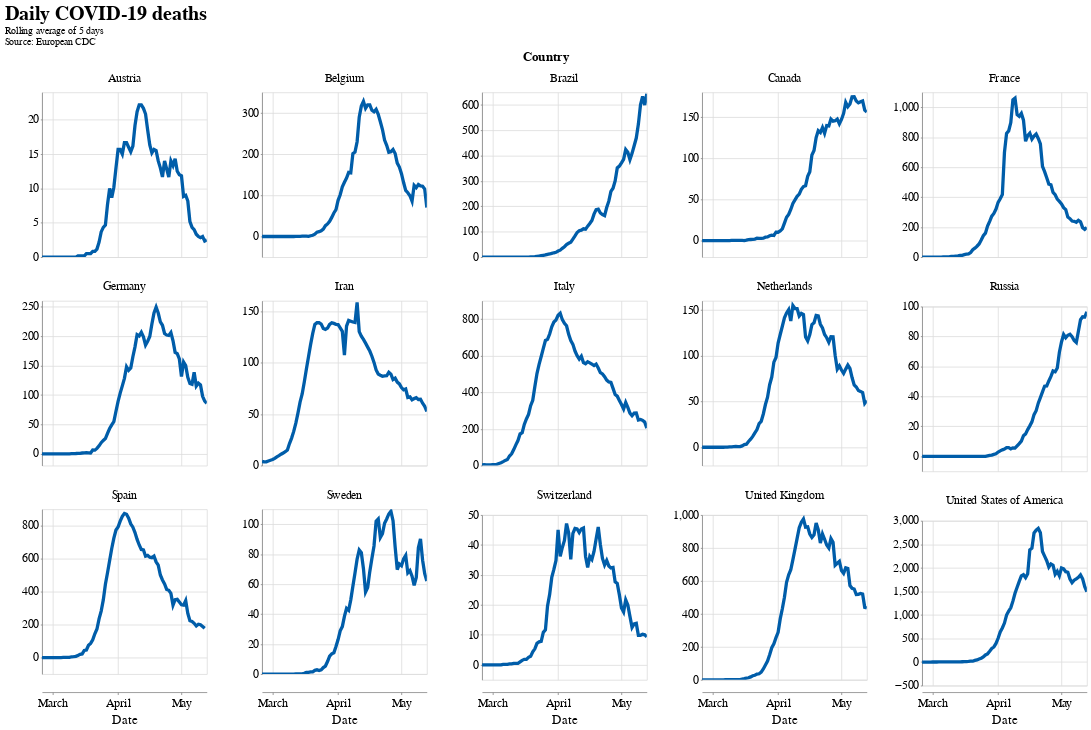

The notebook cell saved with this chart:
### Code cell
alt.Chart(filtered).mark_line().transform_window(
    averaged='mean(deaths)',
    frame=[0, 5],
    groupby=['Country']
).encode(
    x=alt.X('dateRep:T', title='Date'),
    y=alt.Y('averaged:Q', title=''),
    facet=alt.Facet('Country:N', columns=5),
    tooltip=alt.Tooltip(['dateRep', 'Country', 'popData2018'] + fields)
).properties(
    height=200,
    width=200,
    title={
      "text": ["Daily COVID-19 deaths"], 
      "subtitle": ["Rolling average of 5 days", "Source: European CDC"]
    }
).resolve_scale(y='independent').interactive()

### Figure 1 — Vega-Lite specification as saved in the notebook (floating-point values rounded to 4 significant figures; data arrays with more than 128 entries replaced by an {"elided": "..."} marker saying what was removed)
{"config": {"view": {"width": 600, "height": 400}, "background": "#ffffff", "title": {"anchor": "start", "font": "Source Sans Pro, Arial, sans", "fontColor": "#000000", "fontSize": 24, "fontWeight": "bold"}, "arc": {"fill": "#005DA9"}, "area": {"fill": "#005DA9"}, "line": {"stroke": "#005DA9", "strokeWidth": 4}, "path": {"stroke": "#005DA9"}, "rect": {"fill": "#005DA9"}, "shape": {"stroke": "#005DA9"}, "bar": {"fill": "#005DA9"}, "point": {"stroke": "#005DA9"}, "symbol": {"fill": "#005DA9", "size": 60}, "axis": {"titleFont": "Source Sans Pro, sans", "titleFontSize": 16, "titleFontWeight": "normal", "labelFont": "Source Sans Pro, sans", "labelFontSize": 14, "labelFontWeight": "normal"}, "axisX": {"labelAngle": 0, "labelPadding": 4, "tickSize": 3}, "axisY": {"labelBaseline": "middle", "maxExtent": 45, "minExtent": 45, "tickSize": 2, "titleAlign": "left", "titleAngle": 0, "titleX": -45, "titleY": -11}, "headerFacet": {"titleFontSize": 16, "labelFontSize": 14}, "headerRow": {"titleFontSize": 16, "labelFontSize": 14}, "headerColumn": {"titleFontSize": 16, "labelFontSize": 14}, "legend": {"titleFont": "Source Sans Pro, sans", "titleFontSize": 16, "titleFontWeight": "normal", "symbolType": "circle", "labelFont": "Source Sans Pro, sans", "labelFontSize": 15}, "range": {"category": ["#AB377A", "#AEC067", "#9BC3B7", "#928285", "#F07F3C", "#FFE054", "#E30034", "#005DA9", "#644F54", "#5EA290", "#769F3B", "#812161", "#E36319", "#F5C631"]}}, "data": {"name": "data-6cce0f1cbe68456dd48361ed879d6e50"}, "mark": "line", "encoding": {"facet": {"type": "nominal", "columns": 5, "field": "Country"}, "tooltip": [{"type": "temporal", "field": "dateRep"}, {"type": "nominal", "field": "Country"}, {"type": "quantitative", "field": "popData2018"}, {"type": "quantitative", "field": "TotalCasesPer1MPop"}, {"type": "quantitative", "field": "TotalDeathsPer1MPop"}, {"type": "quantitative", "field": "CasesPer1MPop"}, {"type": "quantitative", "field": "DeathsPer1MPop"}, {"type": "quantitative", "field": "TotalCases"}, {"type": "quantitative", "field": "TotalDeaths"}, {"type": "quantitative", "field": "Lethality"}, {"type": "quantitative", "field": "cases"}, {"type": "quantitative", "field": "deaths"}], "x": {"type": "temporal", "field": "dateRep", "title": "Date"}, "y": {"type": "quantitative", "field": "averaged", "title": ""}}, "height": 200, "resolve": {"scale": {"y": "independent"}}, "selection": {"selector017": {"type": "interval", "bind": "scales", "encodings": ["x", "y"]}}, "title": {"text": ["Daily COVID-19 deaths"], "subtitle": ["Rolling average of 5 days", "Source: European CDC"]}, "transform": [{"window": [{"op": "mean", "field": "deaths", "as": "averaged"}], "frame": [0, 5], "groupby": ["Country"]}], "width": 200, "$schema": "https://vega.github.io/schema/vega-lite/v4.0.2.json", "datasets": {"data-6cce0f1cbe68456dd48361ed879d6e50": {"elided": "1184 records"}}}
